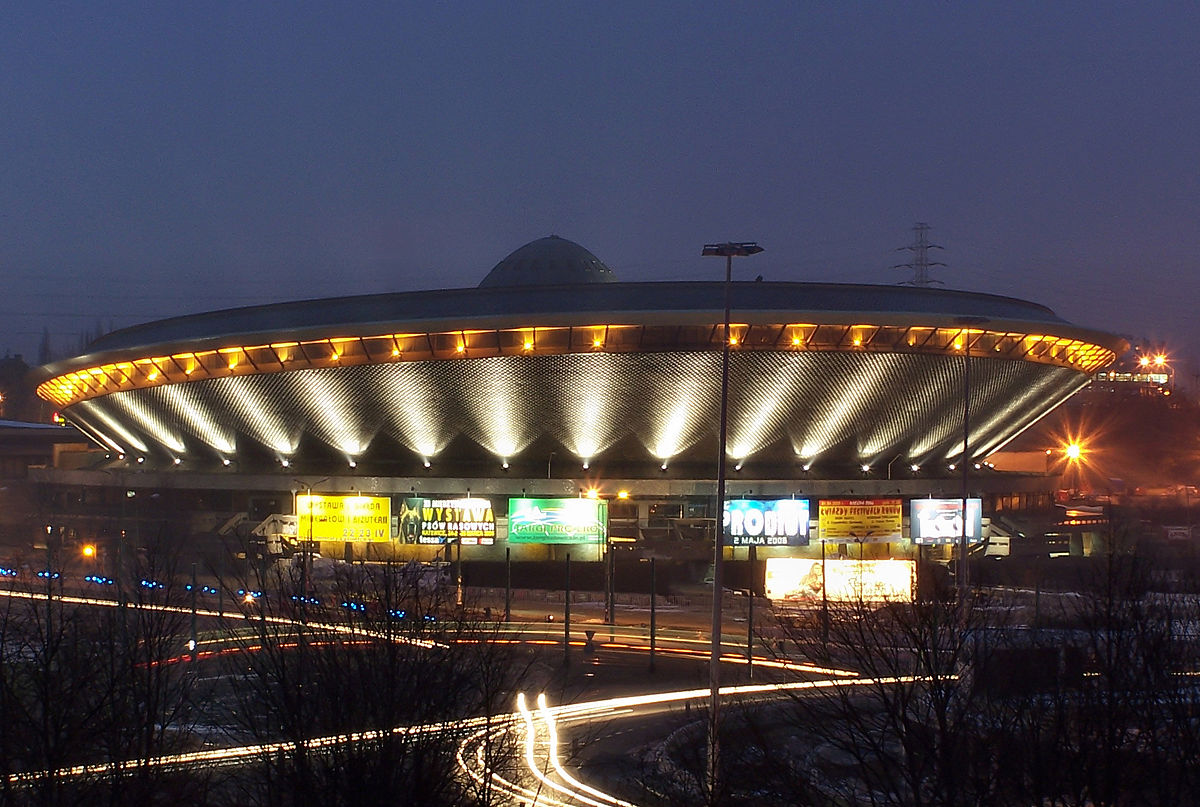
#> input picture images/katowice.jpg, 1200 x 807 px
$ python show_features.py
#> lines starting #> are read from the running program, lines starting #| are printed output that depends on the picture
import numpy as np
import cv2

image_path = '../images/katowice.jpg'
window_title = 'original'
window2_title = 'keypoints'
window3_title = 'rich_keypoints'

image = cv2.imread(image_path)
#> image is the input picture: shape (807, 1200, 3); mean B, G, R 75.9, 69.5, 75.8
orb = cv2.ORB_create()

keypoints = orb.detect(image, None)
#> keypoints = 500 keypoints; strongest (x, y, size): (460, 725, 31), (334, 738, 31), (930, 678, 31), (488, 770, 31)
keypoints, descriptors = orb.compute(image, keypoints)

# Draw the feature points (just locations) onto the image
image_with_keypoints = cv2.drawKeypoints(image, keypoints, None)

# Draw the feature points with DRAW_RICH_KEYPOINTS flag enabled
image_with_rich_keypoints = cv2.drawKeypoints(image, keypoints, None, None, 4)
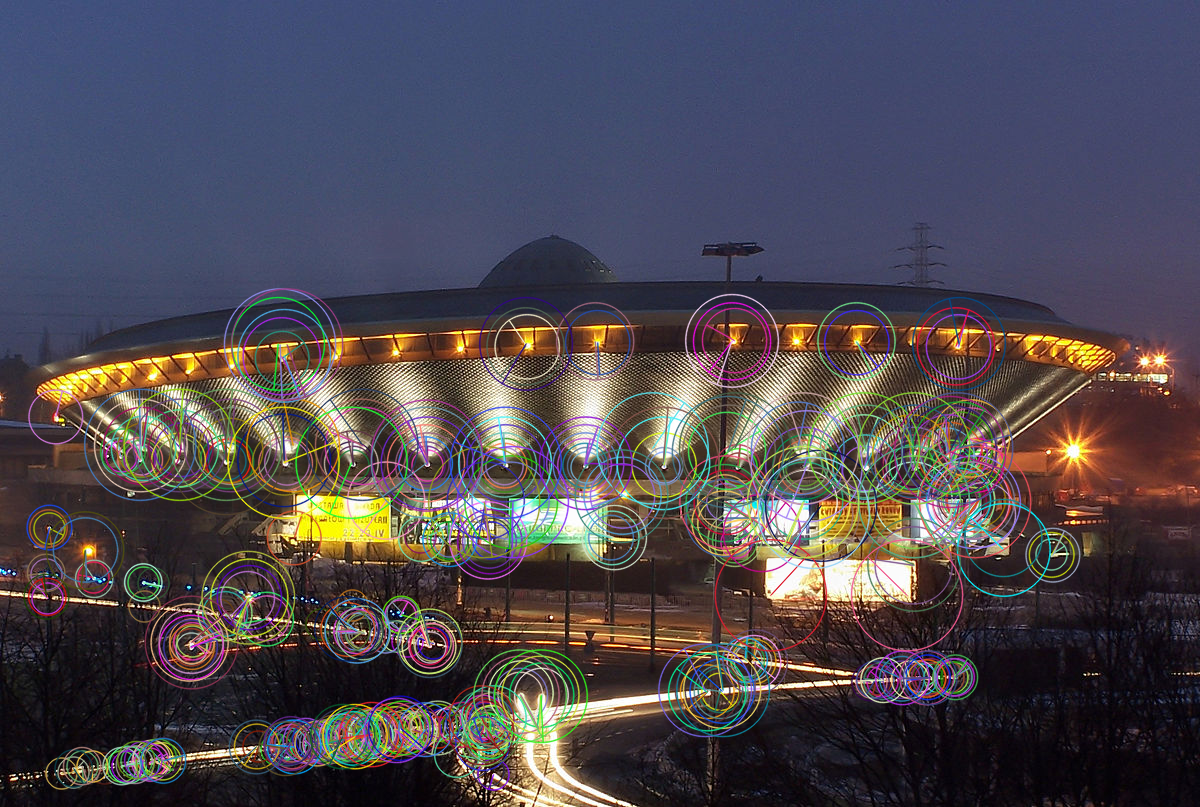
#> image_with_rich_keypoints: shape (807, 1200, 3); mean B, G, R 81.3, 73.4, 78.8

cv2.imshow(window_title, image)
cv2.imshow(window2_title, image_with_keypoints)
cv2.imshow(window3_title, image_with_rich_keypoints)

cv2.waitKey(0)
cv2.destroyAllWindows()

$ run again, with images/living_room_1.jpg copied over images/katowice.jpg
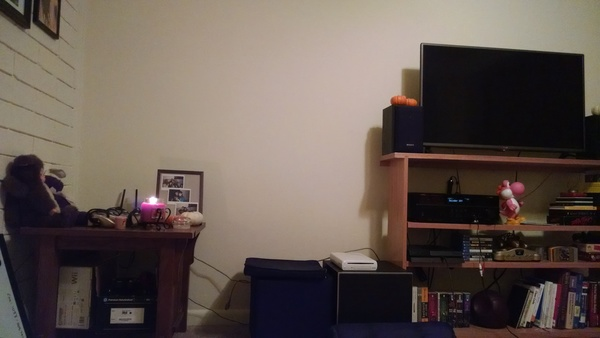
#> input picture images/living_room_1.jpg, 600 x 338 px
#> image is the input picture: shape (338, 600, 3); mean B, G, R 80.9, 87.8, 100.1
#> keypoints = 496 keypoints; strongest (x, y, size): (153, 201, 64.3), (154, 200, 53.6), (152, 199, 77.1), (195, 205, 31)
#> `image_with_keypoints = cv2.drawKeypoints(image, keypoints, None)`:
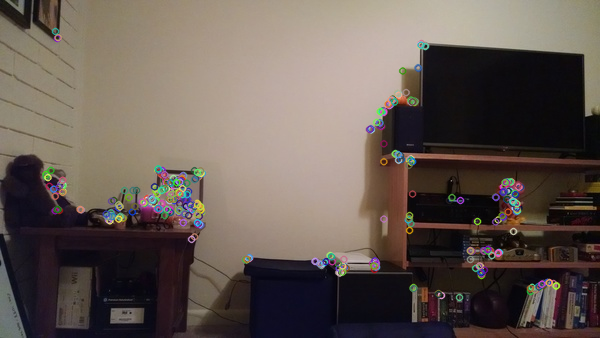
#> image_with_keypoints: shape (338, 600, 3); mean B, G, R 82.3, 89.2, 100.7
#> `image_with_rich_keypoints = cv2.drawKeypoints(image, keypoints, None, ..`:
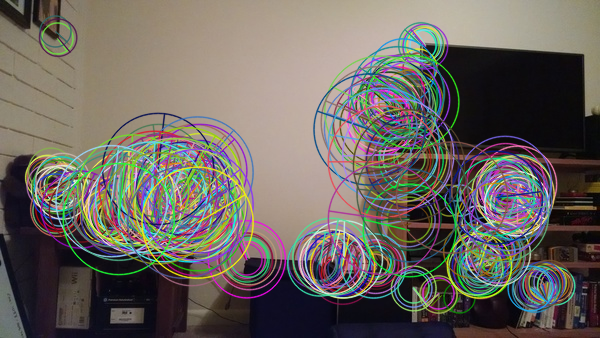
#> image_with_rich_keypoints: shape (338, 600, 3); mean B, G, R 95.7, 101.5, 107.7

$ run again, with images/living_room_2.jpg copied over images/katowice.jpg
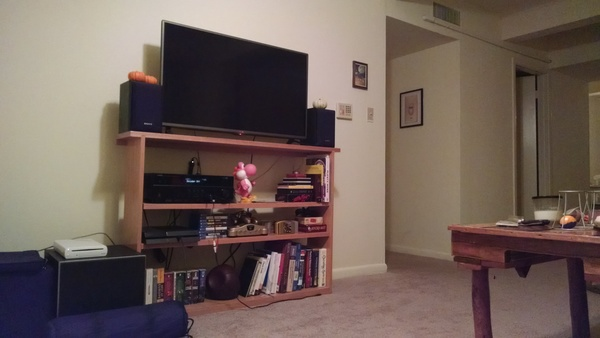
#> input picture images/living_room_2.jpg, 600 x 338 px
#> image is the input picture: shape (338, 600, 3); mean B, G, R 88.7, 95.8, 111.8
#> keypoints = 500 keypoints; strongest (x, y, size): (308, 107, 37.2), (268, 255, 31), (310, 107, 44.6), (270, 254, 31)
#> `image_with_keypoints = cv2.drawKeypoints(image, keypoints, None)`:
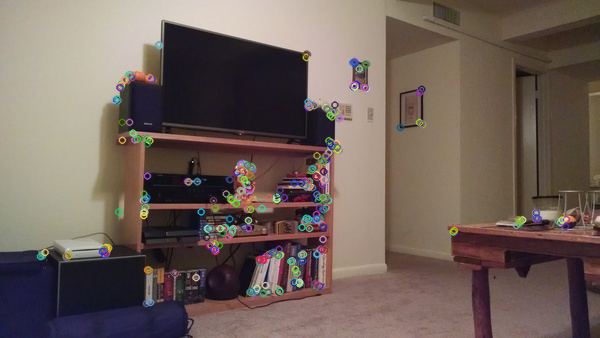
#> image_with_keypoints: shape (338, 600, 3); mean B, G, R 90, 97.2, 112.1
#> `image_with_rich_keypoints = cv2.drawKeypoints(image, keypoints, None, ..`:
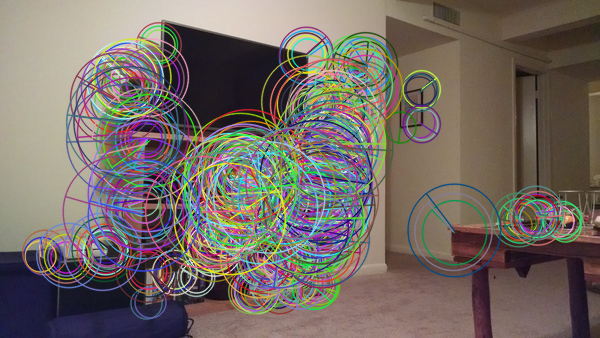
#> image_with_rich_keypoints: shape (338, 600, 3); mean B, G, R 100.8, 107.1, 116.6

$ run again, with images/living_room_3.jpg copied over images/katowice.jpg
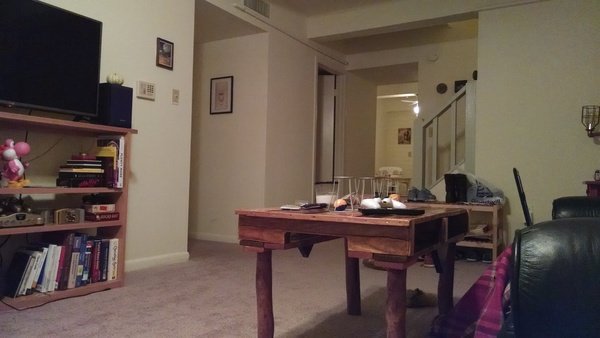
#> input picture images/living_room_3.jpg, 600 x 338 px
#> image is the input picture: shape (338, 600, 3); mean B, G, R 78.1, 87.7, 102.7
#> keypoints = 500 keypoints; strongest (x, y, size): (384, 200, 31), (382, 198, 31), (376, 196, 31), (373, 205, 64.3)
#> `image_with_keypoints = cv2.drawKeypoints(image, keypoints, None)`:
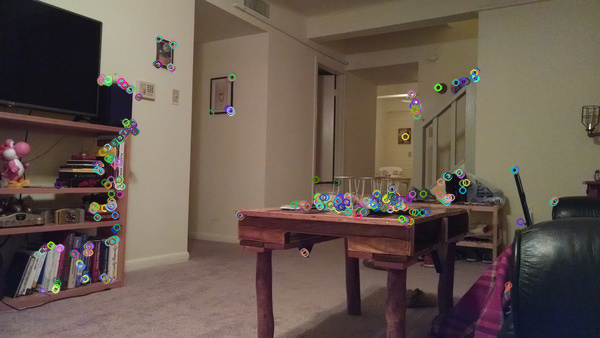
#> image_with_keypoints: shape (338, 600, 3); mean B, G, R 79.3, 88.9, 103.1
#> `image_with_rich_keypoints = cv2.drawKeypoints(image, keypoints, None, ..`:
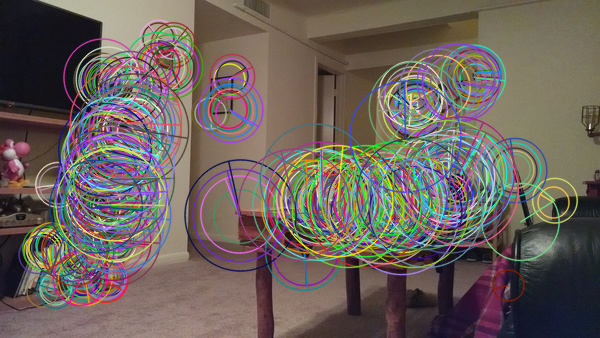
#> image_with_rich_keypoints: shape (338, 600, 3); mean B, G, R 92.2, 97.8, 108
